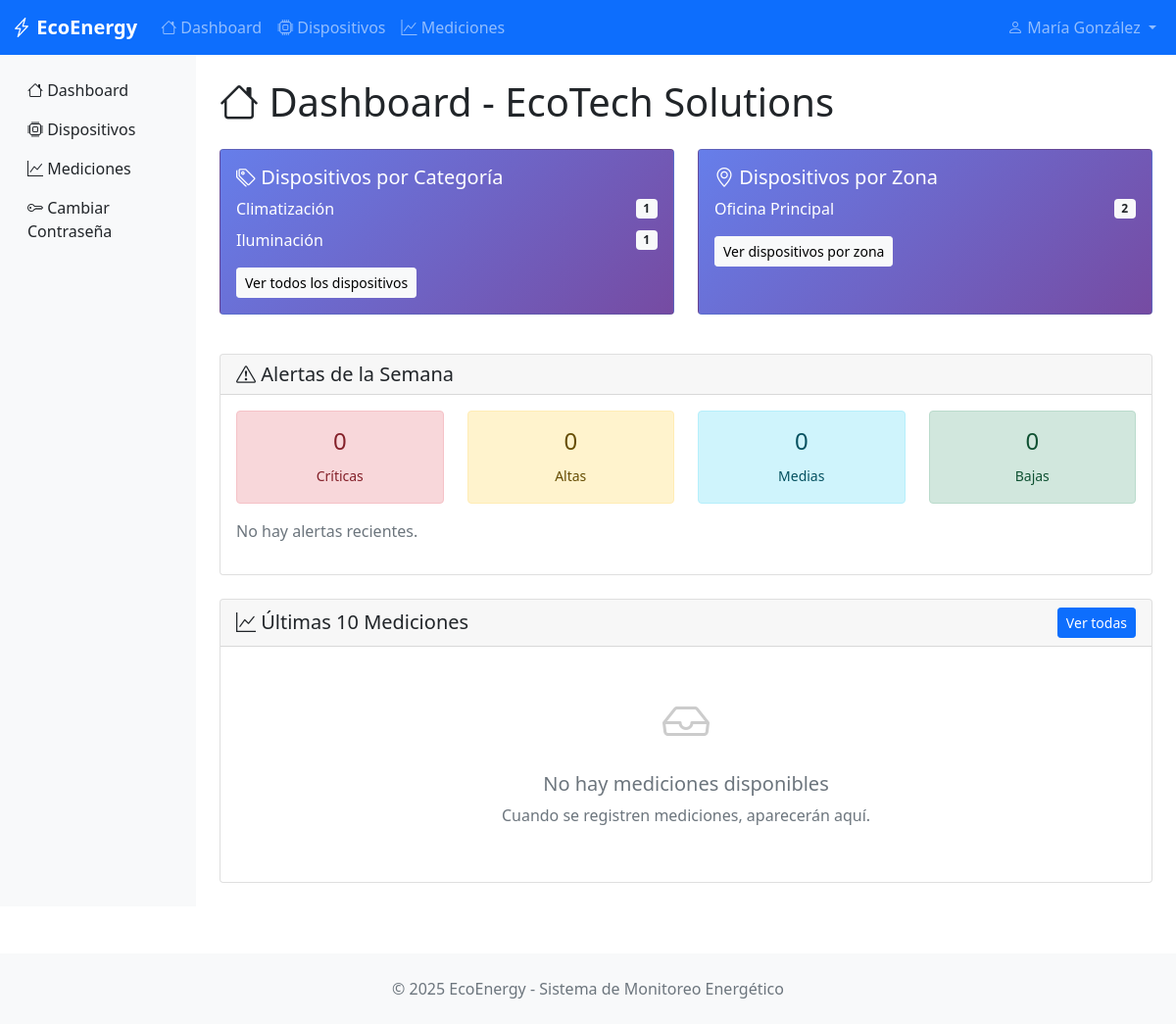
The page / (signed in) on the database its author committed.
### monitoring/models.py (models this page shows, shortened)
class BaseModel(models.Model):
    state = models.CharField(
        max_length=10,
        choices=STATES,
        default='ACTIVE',
        help_text="Estado del registro"
    )
    created_at = models.DateTimeField(
        auto_now_add=True,
        help_text="Fecha de creación"
    )
    updated_at = models.DateTimeField(
        auto_now=True,
        help_text="Fecha de última modificación"
    )
    deleted_at = models.DateTimeField(
        null=True,
        blank=True,
        help_text="Fecha de eliminación (soft delete)"
    )
    class Meta:
        abstract = True  # Esta clase no creará tabla, solo sirve de plantilla

class Organization(BaseModel):
    name = models.CharField(max_length=200)
    email = models.EmailField()
    phone = models.CharField(max_length=20, blank=True)
    address = models.TextField(blank=True)
    logo = models.ImageField(upload_to='organizaciones/', null=True, blank=True)  # ← Esta línea
    class Meta:
        verbose_name = "Organization"
        verbose_name_plural = "Organizations"

class Category(BaseModel):
    name = models.CharField(max_length=100, help_text="Nombre de la categoría")
    description = models.TextField(blank=True, help_text="Descripción de la categoría")
    organization = models.ForeignKey(
        Organization,
        on_delete=models.CASCADE,
        help_text="Empresa propietaria"
    )
    icon = models.ImageField(
        upload_to='categorias/',
        null=True,
        blank=True,
        help_text="Icono de la categoría"
    )
    class Meta:
        verbose_name = "Category"
        verbose_name_plural = "Categories"

class Zone(BaseModel):
    name = models.CharField(max_length=100, help_text="Nombre de la zona")
    description = models.TextField(blank=True, help_text="Descripción de la zona")
    organization = models.ForeignKey(
        Organization,
        on_delete=models.CASCADE,
        help_text="Empresa propietaria"
    )
    floor_plan = models.ImageField(
        upload_to='zonas/',
        null=True,
        blank=True,
        help_text="Plano de la zona"
    )
    class Meta:
        verbose_name = "Zone"
        verbose_name_plural = "Zones"

### monitoring/views.py (the view)
# urls.py: path('', views.dashboard, name='dashboard'),
@login_required
def dashboard(request):
    organization = get_user_organization(request.user)
    if not organization:
        context = {'error': 'Usuario sin organización asignada'}
        return render(request, 'monitoring/dashboard.html', context)
    latest_measurements = Measurement.objects.filter(
        organization=organization,
        state='ACTIVE'
    ).select_related('device').order_by('-measurement_date')[:10]
    devices_by_zone = Device.objects.filter(
        organization=organization,
        state='ACTIVE'
    ).values('zone__name').annotate(count=Count('id')).order_by('zone__name')
    devices_by_category = Device.objects.filter(
        organization=organization,
        state='ACTIVE'
    ).values('category__name').annotate(count=Count('id')).order_by('category__name')
    week_ago = datetime.now() - timedelta(days=7)
    weekly_alerts = Alert.objects.filter(
        organization=organization,
        created_at__gte=week_ago,
        state='ACTIVE'
    ).values('severity').annotate(count=Count('id'))
    alerts_summary = {
        'CRITICAL': 0,
        'HIGH': 0,
        'MEDIUM': 0,
        'LOW': 0
    }
    for alert in weekly_alerts:
        alerts_summary[alert['severity']] = alert['count']
    recent_alerts = Alert.objects.filter(
        organization=organization,
        state='ACTIVE'
    ).select_related('device').order_by('-created_at')[:5]
    context = {
        'organization': organization,
        'latest_measurements': latest_measurements,
        'devices_by_zone': devices_by_zone,
        'devices_by_category': devices_by_category,
        'alerts_summary': alerts_summary,
        'recent_alerts': recent_alerts,
    }
    return render(request, 'monitoring/dashboard.html', context)

### monitoring/views.py (called while the page is built)
def get_user_organization(user):
    if hasattr(user, 'userprofile'):
        return user.userprofile.organization
    return None

### monitoring/templates/monitoring/dashboard.html (shortened to what this page needs)
{% extends 'monitoring/base.html' %}
{% block content %}
<div class="py-4">
    <h1 class="mb-4">
        <i class="bi bi-house"></i>
        Dashboard - {{ organization.name }}
    </h1>
    {% if error %}
        <div class="alert alert-danger">
            <i class="bi bi-exclamation-triangle"></i>
            {{ error }}
        </div>
    {% else %}
    <div class="row mb-4">
        <div class="col-md-6 mb-3">
            <div class="card card-stat h-100">
                <div class="card-body">
                    <h5 class="card-title">
                        <i class="bi bi-tags"></i>
                        Dispositivos por Categoría
                    </h5>
                    {% if devices_by_category %}
                        {% for item in devices_by_category %}
                        <div class="d-flex justify-content-between align-items-center mb-2">
                            <span>{{ item.category__name }}</span>
                            <span class="badge bg-light text-dark">{{ item.count }}</span>
                        </div>
                        {% endfor %}
                    {% else %}
                        <p class="text-muted">No hay dispositivos registrados.</p>
                    {% endif %}
                    <a href="{% url 'device_list' %}" class="btn btn-light btn-sm mt-2">
                        Ver todos los dispositivos
                    </a>
                </div>
            </div>
        </div>
        <div class="col-md-6 mb-3">
            <div class="card card-stat h-100">
                <div class="card-body">
                    <h5 class="card-title">
                        <i class="bi bi-geo-alt"></i>
                        Dispositivos por Zona
                    </h5>
                    {% if devices_by_zone %}
                        {% for item in devices_by_zone %}
                        <div class="d-flex justify-content-between align-items-center mb-2">
                            <span>{{ item.zone__name }}</span>
                            <span class="badge bg-light text-dark">{{ item.count }}</span>
                        </div>
                        {% endfor %}
                    {% else %}
                        <p class="text-muted">No hay zonas con dispositivos.</p>
                    {% endif %}
                    <a href="{% url 'device_list' %}" class="btn btn-light btn-sm mt-2">
                        Ver dispositivos por zona
                    </a>
                </div>
            </div>
        </div>
    </div>
    <div class="row mb-4">
        <div class="col-12">
            <div class="card">
                <div class="card-header">
                    <h5 class="mb-0">
                        <i class="bi bi-exclamation-triangle"></i>
                        Alertas de la Semana
                    </h5>
                </div>
                <div class="card-body">
                    <div class="row text-center mb-3">
                        <div class="col-3">
                            <div class="alert alert-danger mb-0">
                                <h4>{{ alerts_summary.CRITICAL }}</h4>
                                <small>Críticas</small>
                            </div>
                        </div>
                        <div class="col-3">
                            <div class="alert alert-warning mb-0">
                                <h4>{{ alerts_summary.HIGH }}</h4>
                                <small>Altas</small>
                            </div>
                        </div>
                        <div class="col-3">
                            <div class="alert alert-info mb-0">
                                <h4>{{ alerts_summary.MEDIUM }}</h4>
                                <small>Medias</small>
                            </div>
                        </div>
                        <div class="col-3">
                            <div class="alert alert-success mb-0">
                                <h4>{{ alerts_summary.LOW }}</h4>
                                <small>Bajas</small>
                            </div>
                        </div>
                    </div>
                    {% if recent_alerts %}
                    <h6>Alertas Recientes:</h6>
                    {% for alert in recent_alerts %}
                        <div class="alert alert-{{ alert.severity|lower }} alert-dismissible">
                            <strong>{{ alert.device.name }}</strong> - {{ alert.severity }}
                            <br>
                            <small>{{ alert.message }}</small>
                            <br>
                            <small class="text-muted">{{ alert.created_at }}</small>
                        </div>
                    {% endfor %}
                    {% else %}
                        <p class="text-muted">No hay alertas recientes.</p>
                    {% endif %}
                </div>
            </div>
        </div>
    </div>
    <div class="row">
        <div class="col-12">
            <div class="card">
                <div class="card-header d-flex justify-content-between align-items-center">
                    <h5 class="mb-0">
                        <i class="bi bi-graph-up"></i>
                        Últimas 10 Mediciones
                    </h5>
                    <a href="{% url 'measurement_list' %}" class="btn btn-primary btn-sm">
                        Ver todas
                    </a>
                </div>
                <div class="card-body">
                    {% if latest_measurements %}
                    <div class="table-responsive">
                        <table class="table table-striped">
                            <thead>
                                <tr>
                                    <th>Fecha/Hora</th>
                                    <th>Dispositivo</th>
                                    <th>Consumo (kW)</th>
                                    <th>Zona</th>
                                </tr>
                            </thead>
                            <tbody>
                                {% for measurement in latest_measurements %}
                                <tr>
                                    <td>{{ measurement.measurement_date|date:"d/m/Y H:i" }}</td>
                                    <td>
                                        <a href="{% url 'device_detail' measurement.device.id %}">
                                            {{ measurement.device.name }}
                                        </a>
                                    </td>
                                    <td>
                                        <span class="badge bg-primary">
                                            {{ measurement.consumption_value }} kW
                                        </span>
                                    </td>
                                    <td>{{ measurement.device.zone.name }}</td>
                                </tr>
                                {% endfor %}
                            </tbody>
                        </table>
                    </div>
                    {% else %}
                    <div class="text-center py-4">
                        <i class="bi bi-inbox" style="font-size: 3rem; color: #ccc;"></i>
                        <h5 class="text-muted mt-3">No hay mediciones disponibles</h5>
                        <p class="text-muted">
                            Cuando se registren mediciones, aparecerán aquí.
                        </p>
                    </div>
                    {% endif %}
                </div>
            </div>
        </div>
    </div>
    {% endif %}
</div>
{% endblock %}

### monitoring/templates/monitoring/base.html (shortened to what this page needs)
<!DOCTYPE html>
<html lang="es">
<head>
    <link href="https://cdnjs.cloudflare.com/ajax/libs/bootstrap/5.1.3/css/bootstrap.min.css" rel="stylesheet">
    <link href="https://cdnjs.cloudflare.com/ajax/libs/bootstrap-icons/1.8.1/font/bootstrap-icons.min.css" rel="stylesheet">
</head>
<body>
    <nav class="navbar navbar-expand-lg navbar-dark bg-primary">
        <div class="container-fluid">
            <a class="navbar-brand" href="{% url 'dashboard' %}">
                <i class="bi bi-lightning-charge"></i>
                EcoEnergy
            </a>
            <div class="collapse navbar-collapse" id="navbarNav">
                {% if user.is_authenticated %}
                <ul class="navbar-nav me-auto">
                    <li class="nav-item">
                        <a class="nav-link" href="{% url 'dashboard' %}">
                            <i class="bi bi-house"></i> Dashboard
                        </a>
                    </li>
                    <li class="nav-item">
                        <a class="nav-link" href="{% url 'device_list' %}">
                            <i class="bi bi-cpu"></i> Dispositivos
                        </a>
                    </li>
                    <li class="nav-item">
                        <a class="nav-link" href="{% url 'measurement_list' %}">
                            <i class="bi bi-graph-up"></i> Mediciones
                        </a>
                    </li>
                </ul>
                <ul class="navbar-nav">
                    <li class="nav-item dropdown">
                        <a class="nav-link dropdown-toggle" href="#" id="navbarDropdown" role="button" data-bs-toggle="dropdown">
                            <i class="bi bi-person"></i>
                            {{ user.get_full_name|default:user.username }}
                        </a>
                    </li>
                </ul>
                {% endif %}
            </div>
        </div>
    </nav>
    <div class="container-fluid">
        <div class="row">
            {% if user.is_authenticated %}
            <nav class="col-md-2 d-none d-md-block sidebar">
                <div class="position-sticky pt-3">
                    <ul class="nav flex-column">
                        <li class="nav-item">
                            <a class="nav-link text-dark" href="{% url 'dashboard' %}">
                                <i class="bi bi-house"></i> Dashboard
                            </a>
                        </li>
                        <li class="nav-item">
                            <a class="nav-link text-dark" href="{% url 'device_list' %}">
                                <i class="bi bi-cpu"></i> Dispositivos
                            </a>
                        </li>
                        <li class="nav-item">
                            <a class="nav-link text-dark" href="{% url 'measurement_list' %}">
                                <i class="bi bi-graph-up"></i> Mediciones
                            </a>
                        </li>
                        <li class="nav-item">
                            <a class="nav-link text-dark" href="{% url 'password_change' %}">
                                <i class="bi bi-key"></i> Cambiar Contraseña
                            </a>
                        </li>
                    </ul>
                </div>
            </nav>
            <main class="col-md-10 ms-sm-auto px-md-4 main-content">
            {% else %}
            <main class="col-12 px-md-4 main-content">
            {% endif %}
                {% block content %}{% endblock %}
            </main>
        </div>
    </div>
    <footer class="bg-light py-4 mt-5">
        <div class="container text-center">
            <p class="text-muted mb-0">
                &copy; 2025 EcoEnergy - Sistema de Monitoreo Energético
            </p>
        </div>
    </footer>
</body>
</html>

### monitoring/templates/monitoring/base.html (style rules this page uses)
.navbar-brand { font-weight: bold; }
.card-stat { background: linear-gradient(135deg, #667eea 0%, #764ba2 100%); color: white; }
.sidebar { min-height: calc(100vh - 56px); background-color: #f8f9fa; }
.main-content { min-height: calc(100vh - 56px); }

### rows shown on the page
Organization: name "EcoTech Solutions"
Category: category__name "Climatización", count "1"
Category: category__name "Iluminación", count "1"
Zone: zone__name "Oficina Principal", count "2"

### other values the page prints
{{ user.get_full_name|default:user.username }} "María González"
{{ alerts_summary.CRITICAL }} "0"
{{ alerts_summary.HIGH }} "0"
{{ alerts_summary.MEDIUM }} "0"
{{ alerts_summary.LOW }} "0"
